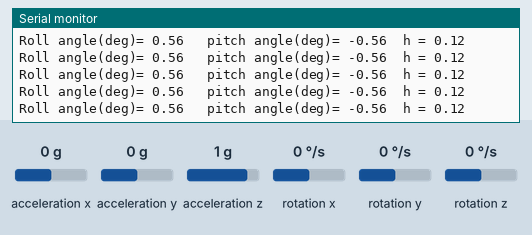
This sketch was run on a simulated Arduino Uno, built with avr-gcc and run on an emulated ATmega328P. On the bench: the last lines printed to the serial monitor. Wiring (inferred from the names in the program): MPU-6050 motion sensor at I2C address 0x68. Inputs (shaded band) come from the test bench; at power-on: acceleration x 0 g, acceleration y 0 g, acceleration z 1 g, rotation x 0 °/s, rotation y 0 °/s, rotation z 0 °/s.

Above: at 10.8 s.
10.9 s: acceleration x set to -1.4 g
At 11.09 s:
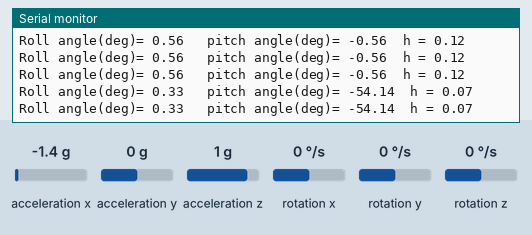
12.4 s: acceleration y set to -1.4 g
At 12.46 s:
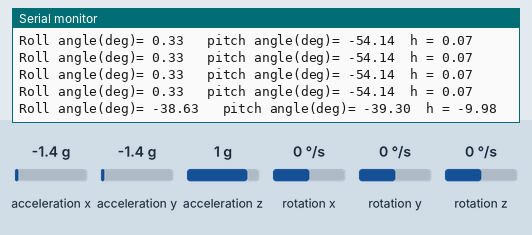
15.4 s: acceleration z set to -1.4 g
At 15.4 s:
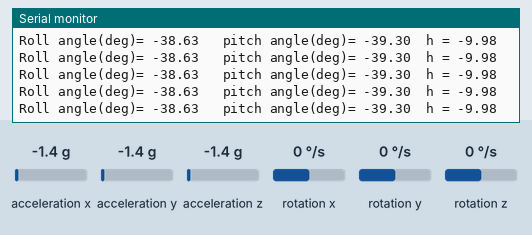
Timing chart, 0 to 18.4 s (numbered marks = the images above; inputs shaded):
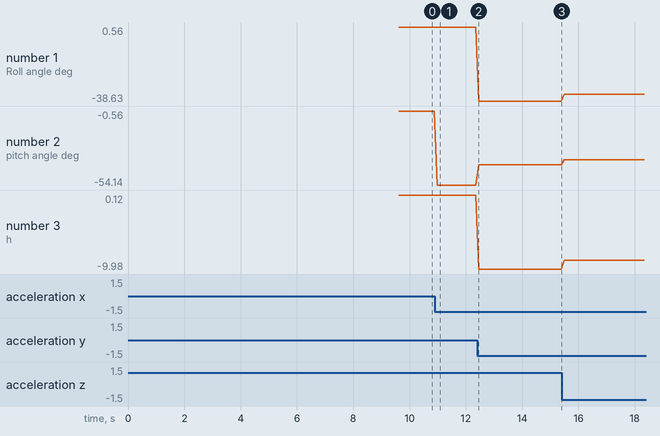

Measured:
- after the input at 10.9 s, the serial monitor: prints a new line after 0.08 s (image 1)
- after the input at 12.4 s, the serial monitor: prints a new line after 0.05 s (image 2)
- plotted number 1: 0.56 → 0.33 after the input at 10.9 s, 0.33 → -38.63 after the input at 12.4 s, -38.63 → -35.18 after the input at 15.4 s
- plotted number 2: -0.56 → -54.14 after the input at 10.9 s, -54.14 → -39.3 after the input at 12.4 s, -39.3 → -35.77 after the input at 15.4 s
- plotted number 3: 0.12 → 0.07 after the input at 10.9 s, 0.07 → -9.98 after the input at 12.4 s, -9.98 → -8.81 after the input at 15.4 s

The sketch:

MPU6050CODE.ino
```cpp
/*
*****************************************************************************
project name: active suspension system
mini project titie: getting data from the MPU
Authors : 1- Mahmoud Sayed
          2- Sherief Abdelmohsen
github repo: https://github.com/ma7moud111/sus_control/tree/main/MPU6050CODE
****************************************************************************
*/

#include <Wire.h>


/*type the length of the half of the car in centimeters*/
#define LENGTH_OF_HALF_OF_CAR_IN_CM   12.5

// define the acceelerometer variables
float accelX, accelY, accelZ;
float angleroll, anglepitch;
float looptimer;

// define the gyrscope variables
long gyroX, gyroY, gyroZ;
float RateRoll, RatePitch, RateYaw;
float RateCalibrationRoll, RateCalibrationPitch, RateCalibrationYaw;
float height_of_bump;


void setup() {
  Serial.begin(9600);
  Wire.setClock(400000);
  Wire.begin();
  delay(250);
  Wire.beginTransmission(0x68);
  Wire.write(0x6B);
  Wire.write(0);
  Wire.endTransmission();

  int iter;
  for(iter = 0; iter<2000; iter++){
    gyro_signals();
    RateCalibrationRoll += RateRoll;
    RateCalibrationPitch += RatePitch;
    RateCalibrationYaw += RateYaw;
    delay(1);
  }

RateCalibrationPitch /= 2000;
RateCalibrationRoll /= 2000;
RateCalibrationYaw /= 2000;


}

//int last=0;
// int current =0;
// int period=0;


void loop() {
// current = millis();
  gyro_signals();
  print_data();
}

/**********switch on the low pass filter***************/
void gyro_signals(void){
  Wire.beginTransmission(0x68);
  Wire.write(0x1A);
  Wire.write(0x05);
  Wire.endTransmission();

  //configure the accelerometer outputs
  Wire.beginTransmission(0x68);
  Wire.write(0x1C);
  Wire.write(0x10);
  Wire.endTransmission();

  //pull the accelerometer measurements from the sensor
  Wire.beginTransmission(0x68);
  Wire.write(0x3B);
  Wire.endTransmission();
  Wire.requestFrom(0x68,6);
  int16_t accelXLSB = Wire.read() << 8 | Wire.read();
  int16_t accelYLSB = Wire.read() << 8 | Wire.read();
  int16_t accelZLSB = Wire.read() << 8 | Wire.read();

  /*configure the gyroscope output and pull rotation rate measurements from the sensor*/
  Wire.beginTransmission(0x68);
  Wire.write(0x1B); //Accessing the register 1B - Gyroscope Configuration (Sec. 4.4)
  Wire.write(0x8); //Accessing the register 1B - Gyroscope Configuration (Sec. 4.4)
  Wire.endTransmission();
  Wire.beginTransmission(0x68);
  Wire.write(0x43);
  Wire.endTransmission();
  Wire.requestFrom(0x68,6);
  int16_t GyroX = Wire.read() << 8 | Wire.read();
  int16_t GyroY = Wire.read() << 8 | Wire.read();
  int16_t GyroZ = Wire.read() << 8 | Wire.read();
  RateRoll =(float) GyroX/65.5;
  RatePitch = (float)GyroY/65.5;
  RateYaw = (float)GyroZ/65.5;

  // convert the measurements to physical values
  accelX = (float)accelXLSB / 4096 - 0.01;
  accelY = (float)accelYLSB / 4096 + 0.01;
  accelZ = (float)accelZLSB / 4096 + 0.02;

  //calculating theta pitch and theta roll
  angleroll = atan(accelY / sqrt(accelX * accelX + accelZ * accelZ)) * 1/(3.14/180);
  anglepitch = atan(accelX / sqrt(accelY * accelY + accelZ * accelZ)) * 1/(3.14/180);
  height_of_bump = LENGTH_OF_HALF_OF_CAR_IN_CM * tan(angleroll * 3.14/180);


}

void print_data(void)
{
  Serial.print("Roll angle(deg)= ");
  Serial.print(angleroll);
  Serial.print("   pitch angle(deg)= ");
  Serial.print(anglepitch);
  Serial.print("  h = ");
  Serial.print(height_of_bump);
  Serial.print("\n");
  // period = current -last;
  // last =current;
  delay(100);
}
```
